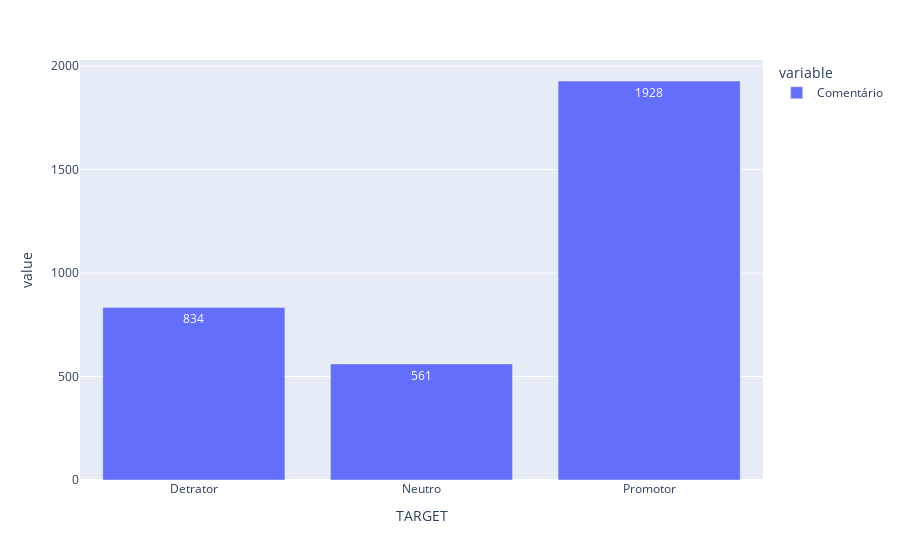

Notebook source saved alongside this figure:
### Code cell
px.bar(df.groupby('TARGET').count()['Comentário'],  text_auto=True)
# Note que a maioria dos comentários são de clientes é promotores ou detratores

### Figure 1 — Plotly figure (JSON) as saved in the notebook; plotly's stock layout.template omitted (floating-point values rounded to 4 significant figures)
{"data": [{"alignmentgroup": "True", "hovertemplate": "variable=Comentário<br>TARGET=%{x}<br>value=%{y}<extra></extra>", "legendgroup": "Comentário", "marker": {"color": "#636efa", "pattern": {"shape": ""}}, "name": "Comentário", "offsetgroup": "Comentário", "orientation": "v", "showlegend": true, "textposition": "auto", "texttemplate": "%{y}", "type": "bar", "x": ["Detrator", "Neutro", "Promotor"], "xaxis": "x", "y": [834, 561, 1928], "yaxis": "y"}], "layout": {"barmode": "relative", "legend": {"title": {"text": "variable"}, "tracegroupgap": 0}, "margin": {"t": 60}, "xaxis": {"anchor": "y", "domain": [0, 1], "title": {"text": "TARGET"}}, "yaxis": {"anchor": "x", "domain": [0, 1], "title": {"text": "value"}}}}
